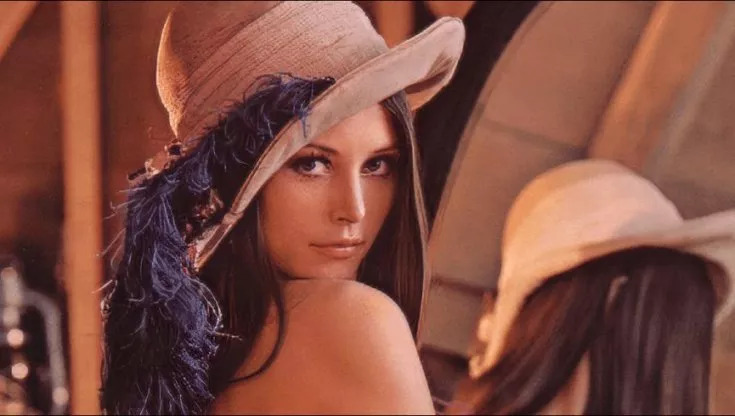
%> input picture img_filtro/Lena.jpeg, 735 x 416 px
$ octave rgb_coeGen.m   (GNU Octave 9; MATLAB toolbox functions it lacks are replaced by stand-ins)
%> lines starting %> are read from the running program, lines starting %| are printed output that depends on the picture
% Legge l'immagine RGB
name = 'Lena';
dim = 32;
img_rgb = imread(['img_filtro\', name, '.jpeg']);
%> img_rgb is the input picture: size 416x735x3 uint8; mean R, G, B 129.3, 76.8, 65.5

% Riduci l'immagine ad una dimensione di 32x32 pixel
res_img = imresize(img_rgb, [dim, dim]);
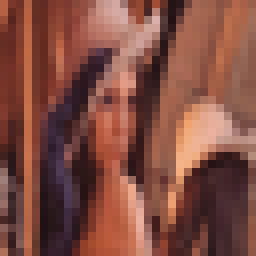
%> res_img: size 32x32x3 uint8 (shown 8 times larger); mean R, G, B 129.4, 76.9, 65.6

% Estrae i canali rosso, verde e blu
red = res_img(:,:,1);
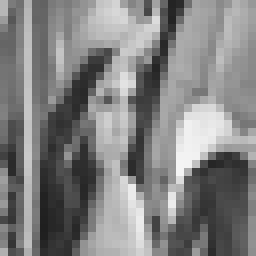
%> red: size 32x32 uint8 (shown 8 times larger); min 31, max 244, mean 129.4
green = res_img(:,:,2);
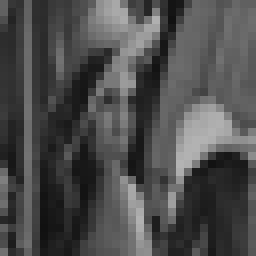
%> green: size 32x32 uint8 (shown 8 times larger); min 17, max 179, mean 76.9
blue = res_img(:,:,3);
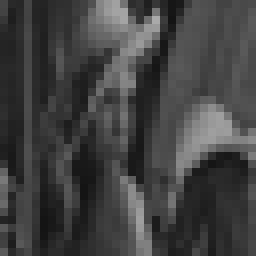
%> blue: size 32x32 uint8 (shown 8 times larger); min 20, max 170, mean 65.6

% [45 lines of commented-out code are left out]

%%

% Apri i file txt in modalità di scrittura
filepath_behav = 'project_pix\project_pix.sim\sim_1\behav\xsim\';
filepath_impl = 'project_pix\project_pix.sim\sim_1\impl\timing\xsim\';
filename = [name, sprintf('%dx%d', dim, dim)];
fileID_r = fopen([filepath_behav, 'R', filename, '.txt'], 'w');
fileID_g = fopen([filepath_behav, 'G', filename, '.txt'], 'w');
fileID_b = fopen([filepath_behav, 'B', filename, '.txt'], 'w');

% [9 lines of commented-out code are left out]
fprintf(fileID_r, '0,\n');
fprintf(fileID_g, '0,\n');
fprintf(fileID_b, '0,\n');
for i = 1:dim
    for j = 1:dim
        fprintf(fileID_r, '%d,\n', red(i, j));
        fprintf(fileID_g, '%d,\n', green(i, j));
        fprintf(fileID_b, '%d,\n', blue(i, j));
    end
end

% Chiudi i file
fclose(fileID_r);
fclose(fileID_g);
fclose(fileID_b);

%%
% Step 3: Copy the file
[status1, message1, messageId1] = copyfile([filepath_behav, 'R', filename, '.txt'], [filepath_impl, 'R', filename, '.txt']);
[status2, message2, messageId2] = copyfile([filepath_behav, 'R', filename, '.txt'], [filepath_impl, 'R', filename, '.txt']);
[status3, message3, messageId3] = copyfile([filepath_behav, 'R', filename, '.txt'], [filepath_impl, 'R', filename, '.txt']);

% Check if the copy was successful
if status1
    disp('File copied successfully.');
else
    disp(['File copy failed. Error: ', message1]);
end

$ run again, with img_filtro/arnaldo.jpeg copied over img_filtro/Lena.jpeg
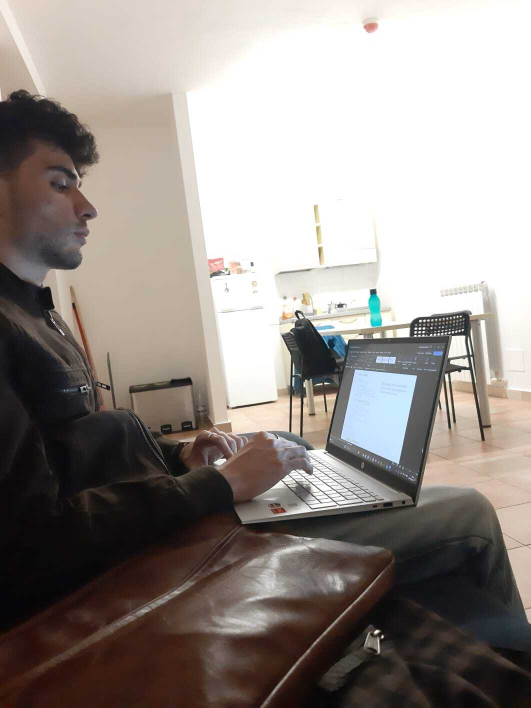
%> input picture img_filtro/arnaldo.jpeg, 1062 x 1416 px (shown at 1/2 size)
%> img_rgb is the input picture: size 1416x1062x3 uint8; mean R, G, B 149.7, 142.4, 137.7
%> `res_img = imresize(img_rgb, [dim, dim]);`:
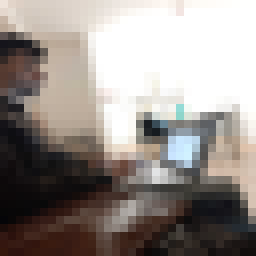
%> res_img: size 32x32x3 uint8 (shown 8 times larger); mean R, G, B 149.7, 142.3, 137.6
%> `green = res_img(:,:,2);`:
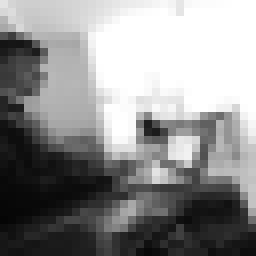
%> green: size 32x32 uint8 (shown 8 times larger); min 5, max 255, mean 142.3

$ run again, with img_filtro/denise.jpeg copied over img_filtro/Lena.jpeg
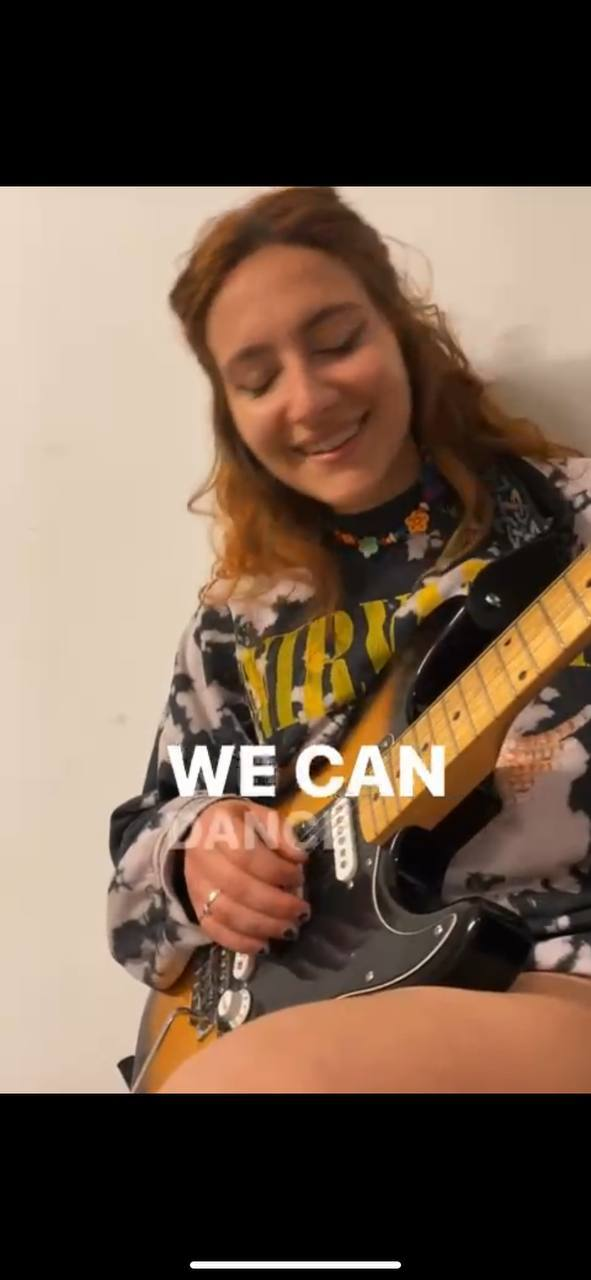
%> input picture img_filtro/denise.jpeg, 591 x 1280 px
%> img_rgb is the input picture: size 1280x591x3 uint8; mean R, G, B 112.8, 91.3, 74.7
%> `red = res_img(:,:,1);`:
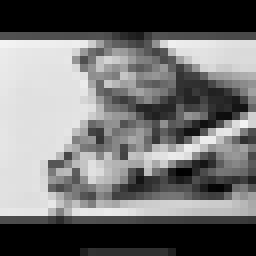
%> red: size 32x32 uint8 (shown 8 times larger); min 0, max 243, mean 113.3
%> `blue = res_img(:,:,3);`:
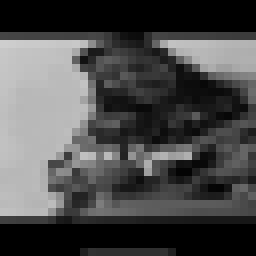
%> blue: size 32x32 uint8 (shown 8 times larger); min 0, max 206, mean 75
